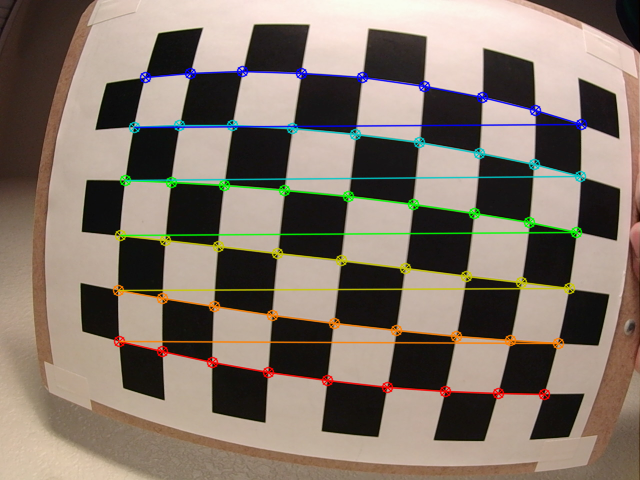
#> input picture output/task_1/left_0_calibration.png, 640 x 480 px; its folder holds 4 pictures in this run
$ python task1.py
#> lines starting #> are read from the running program, lines starting #| are printed output that depends on the picture; after the words box and inside, x2 and y2 are one past the last pixel; in counts of white or black regions, pixels touching at a corner belong together
# -*- coding: utf-8 -*-
"""
Created on Sun Feb 23 12:47:37 2020

@author: Dell
"""

import numpy as np
import cv2
import glob

# termination criteria
criteria = (cv2.TERM_CRITERIA_EPS + cv2.TERM_CRITERIA_MAX_ITER, 30, 0.001)

# prepare object points, like (0,0,0), (1,0,0), (2,0,0) ....
objp = np.zeros((9*6,3), np.float32)
objp[:,:2] = np.mgrid[0:9,0:6].T.reshape(-1,2)

# Arrays to store object points and image points from all the images.
objpoints = [] # 3d point in real world space
imgpoints = [] # 2d points in image plane.

images = glob.glob(r'C:\Users\Dell\Desktop\task1\task_1\*.png')

for fname in images:
    img = cv2.imread(fname)
#> img is the input picture: shape (480, 640, 3); mean B, G, R 105.9, 117.9, 131
    gray = cv2.cvtColor(img,cv2.COLOR_BGR2GRAY)
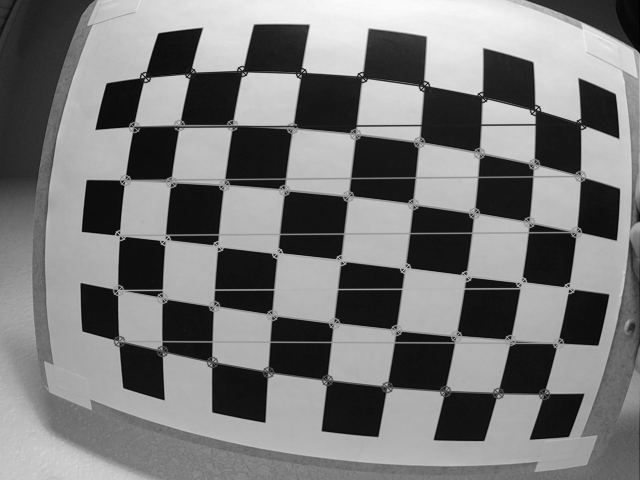
#> gray: shape (480, 640); min 2, max 251, mean 120.4

    # Find the chess board corners
    ret, corners = cv2.findChessboardCorners(gray, (9,6),None)
#> ret = False; corners = None

    # If found, add object points, image points (after refining them)
    if ret == True:
        objpoints.append(objp)

        corners2 = cv2.cornerSubPix(gray,corners,(11,11),(-1,-1),criteria)
        imgpoints.append(corners2)

        # Draw and display the corners
        img = cv2.drawChessboardCorners(img, (9,6), corners2,ret)
        cv2.imshow('img',img)
        cv2.waitKey(500)
#> pass 2 of the loop `for fname in images:`:
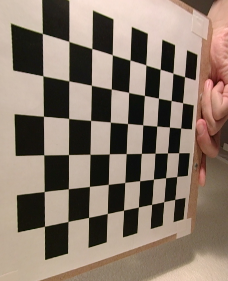
#> input picture output/task_1/left_0_distort.png, 228 x 281 px
#> img is the input picture: shape (281, 228, 3); mean B, G, R 107.2, 120.6, 136.7
#> `gray = cv2.cvtColor(img,cv2.COLOR_BGR2GRAY)`:
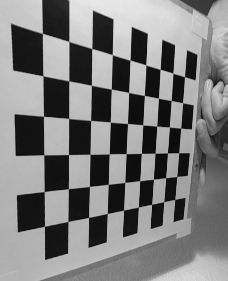
#> gray: shape (281, 228); min 6, max 233, mean 123.9
#> ret = True; corners = 54 rows, first 8: [174.7, 199.4], [163.6, 201.7], [151.6, 204.4], [138.5, 207], [123.5, 210.2], [107.4, 213.4], [88.56, 217.4], [67.92, 221.5]
#> corners2 = 54 rows, first 8: [169.2, 200.6], [169.2, 200.6], [157.3, 203.2], [138.4, 207], [123.5, 210.1], [107.4, 213.5], [88.52, 217.4], [67.87, 221.4]
#> `img = cv2.drawChessboardCorners(img, (9,6), corners2,ret)`:
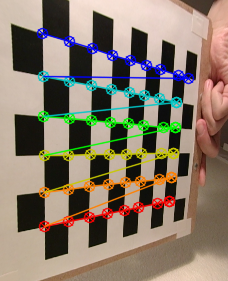
#> img: shape (281, 228, 3); 12.75% of pixels changed, all inside (x1, y1, x2, y2) = (36, 27, 195, 233)
#> pass 3 of the loop `for fname in images:`:
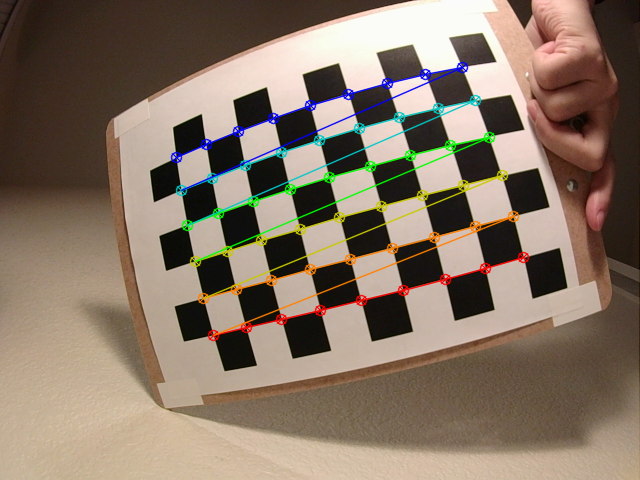
#> input picture output/task_1/left_10_calibration.png, 640 x 480 px
#> img is the input picture: shape (480, 640, 3); mean B, G, R 101.9, 117.7, 134.6
#> `gray = cv2.cvtColor(img,cv2.COLOR_BGR2GRAY)`:
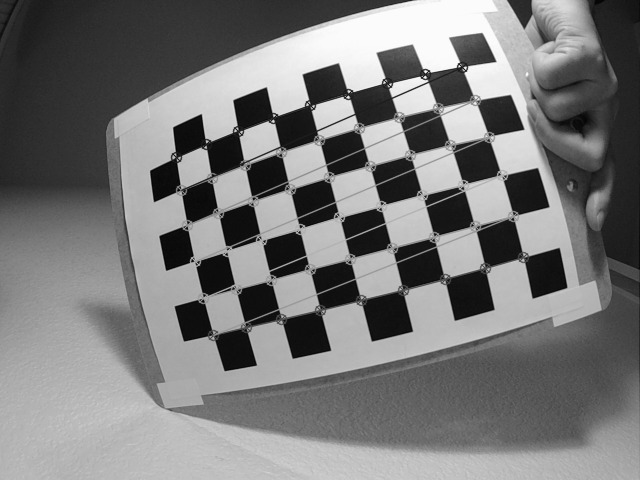
#> gray: shape (480, 640); min 4, max 253, mean 120.9
#> ret = False; corners = None
#> the loop made 4 passes; the first 3 are shown

cv2.destroyAllWindows()

ret, mtx, dist, rvecs, tvecs = cv2.calibrateCamera(objpoints, imgpoints, gray.shape[::-1], None,None)

print ("ret:",ret)
print ("mtx:\n",mtx)
print ("dist:\n",dist)
print ("rvecs:\n",rvecs)
print ("tvecs:\n",tvecs)

img = cv2.imread(r'C:\Users\Dell\Desktop\task1\task_1\left_5.png')
#> (the run stopped early here; a loop or call above may not have finished)
